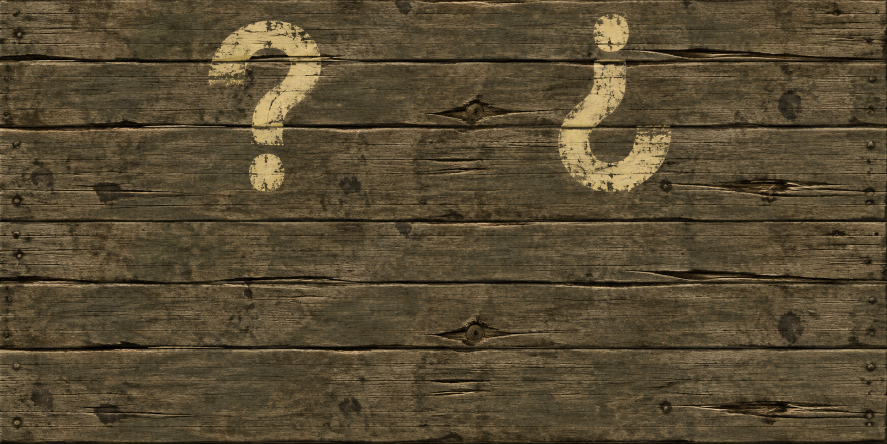
#> input picture models/mysterybox/wood-atlas-v2.png, 1774 x 887 px (shown at 1/2 size)
$ python build_mysterybox.py
#> lines starting #> are read from the running program, lines starting #| are printed output that depends on the picture
from pathlib import Path
import math,json,struct,io
import numpy as np
from PIL import Image,ImageDraw
ROOT=Path(__file__).resolve().parents[1]
OUT=Path(__file__).resolve().parent.parent
SRC=OUT/'source';TEX=SRC/'textures';TEX.mkdir(parents=True,exist_ok=True)
materials={};regions={};rng=np.random.default_rng(51)
def save_tex(name,im):
 im=im.convert('RGB').quantize(colors=256,method=Image.Quantize.MEDIANCUT)
 im.save(TEX/(name+'.bmp'));im.convert('RGB').save(TEX/(name+'.png'));materials[name]=im.convert('RGB')
atlas=Image.open(OUT/'wood-atlas-v2.png').convert('RGB');w,h=atlas.size
#> further down, atlas is the input picture: PIL image 1774x887 RGB; mean R, G, B 87.1, 74.2, 50.7
#> after `w, h = atlas.size`: w = 1774; h = 887
save_tex('cabinet',atlas.crop((0,0,w,h//2)).resize((256,128),Image.Resampling.LANCZOS))
#> in save_tex, `im=im.convert('RGB').quantize(colors=256,method=Image.Quantize.MEDIANC..`:
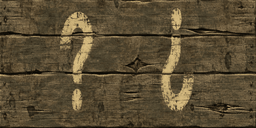
#> im: PIL image 256x128 P; mean R, G, B 90.5, 77.2, 52.5
wood=atlas.crop((0,h//2,w,h)).resize((256,128),Image.Resampling.LANCZOS)
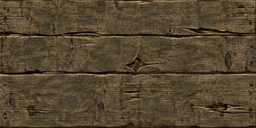
#> wood: PIL image 256x128 RGB; mean R, G, B 83.9, 71.4, 49
save_tex('sides',wood);save_tex('rear',wood)
details=Image.new('RGB',(256,256),(60,59,49));d=ImageDraw.Draw(details)
#> after `details = Image.new('RGB', (256, 256), (60, 59, 49))`:
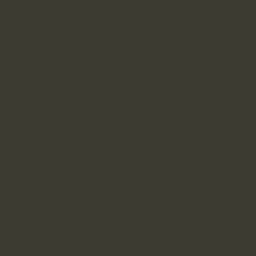
#> details: PIL image 256x256 RGB; mean R, G, B 60, 59, 49
for name,rect,col in [('metal',(2,2,61,61),(82,85,73)),('dark',(66,2,125,61),(29,31,27)),('red',(130,2,189,61),(77,55,34)),('ivory',(194,2,253,61),(110,89,59)),('black',(2,66,61,125),(22,25,22))]:
 regions[name]=rect;d.rectangle(rect,fill=col)
 for i in range(300):
  x=int(rng.integers(rect[0]+1,rect[2]));y=int(rng.integers(rect[1]+1,rect[3]));v=int(rng.integers(-15,16));d.point((x,y),fill=tuple(max(0,min(255,c+v)) for c in col))
 d.line((rect[0],rect[1],rect[2],rect[1]),fill=tuple(c+25 for c in col))
#> after the loop, regions = {'metal': (2, 2, 61, 61), 'dark': (66, 2, 125, 61), 'red': (130, 2, 189, 61), 'ivory': (194, 2, 253, 61), 'black': (2, 66, 61, 125)}
save_tex('details',details)
#> call 4 of save_tex, with name = 'details'
#> in save_tex (call 4), `im=im.convert('RGB').quantize(colors=256,method=Image.Quantize.MEDIANC..`:
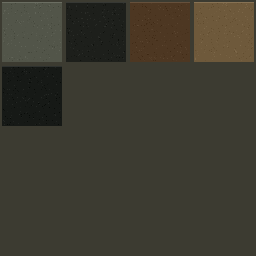
#> im: PIL image 256x256 P; mean R, G, B 61.2, 58.6, 47.5
tris=[];groups=[];current=''
def group(name):
 global current
 current=name
def tri(pts,uv,mat):
 p=np.array(pts,float);n=np.cross(p[1]-p[0],p[2]-p[0]);n/=np.linalg.norm(n)
 tris.append(dict(p=p.tolist(),uv=[list(t) for t in uv],n=n.tolist(),mat=mat,group=current))
def face(pts,mat='details',uv=None,tile_name='metal',normal=None):
#> called with mat = 'sides', tile_name = 'metal', normal = (0, -1, 0)
 pts=[list(p) for p in pts]
 if uv is None:
  x0,y0,x1,y1=regions[tile_name];u0=(x0+2)/256;u1=(x1-2)/256;v0=1-(y1-2)/256;v1=1-(y0+2)/256
  uv=[(u0,v0),(u1,v0),(u1,v1),(u0,v1)] if len(pts)==4 else [(u0,v0),(u1,v0),(u1,v1)]
 if normal is not None and np.dot(np.cross(np.subtract(pts[1],pts[0]),np.subtract(pts[2],pts[0])),normal)<0:
  pts.reverse();uv=list(reversed(uv))
 for i in range(1,len(pts)-1):tri([pts[0],pts[i],pts[i+1]],[uv[0],uv[i],uv[i+1]],mat)
def box(name,x0,x1,y0,y1,z0,z1,tile_name='metal',front_tile=None):
 group(name)
 face([(x0,y0,z0),(x1,y0,z0),(x1,y0,z1),(x0,y0,z1)],tile_name=front_tile or tile_name,normal=(0,-1,0))
 face([(x1,y1,z0),(x0,y1,z0),(x0,y1,z1),(x1,y1,z1)],tile_name=tile_name,normal=(0,1,0))
 face([(x0,y1,z0),(x0,y0,z0),(x0,y0,z1),(x0,y1,z1)],tile_name=tile_name,normal=(-1,0,0))
 face([(x1,y0,z0),(x1,y1,z0),(x1,y1,z1),(x1,y0,z1)],tile_name=tile_name,normal=(1,0,0))
 face([(x0,y0,z1),(x1,y0,z1),(x1,y1,z1),(x0,y1,z1)],tile_name=tile_name,normal=(0,0,1))
 face([(x0,y1,z0),(x1,y1,z0),(x1,y0,z0),(x0,y0,z0)],tile_name=tile_name,normal=(0,0,-1))


def timber(name,x0,x1,y0,y1,z0,z1,top='sides'):
 group(name)
 face([(x0,y0,z0),(x1,y0,z0),(x1,y0,z1),(x0,y0,z1)],'sides',[(0,0),(1,0),(1,1),(0,1)],normal=(0,-1,0))
 face([(x1,y1,z0),(x0,y1,z0),(x0,y1,z1),(x1,y1,z1)],'rear',[(0,0),(1,0),(1,1),(0,1)],normal=(0,1,0))
 for x,n in [(x0,(-1,0,0)),(x1,(1,0,0))]:
  face([(x,y0,z0),(x,y1,z0),(x,y1,z1),(x,y0,z1)],'sides',[(0,0),(.45,0),(.45,1),(0,1)],normal=n)
 face([(x0,y0,z1),(x1,y0,z1),(x1,y1,z1),(x0,y1,z1)],top,[(0,0),(1,0),(1,1),(0,1)],normal=(0,0,1))
 face([(x0,y1,z0),(x1,y1,z0),(x1,y0,z0),(x0,y0,z0)],tile_name='dark',normal=(0,0,-1))
timber('wooden_chest',-37,37,-15,15,2,25)
box('lid_seam',-37.3,37.3,-15.3,15.3,25,25.7,'dark')
timber('closed_lid',-38,38,-16,16,25.7,30,'cabinet')
for x in (-30,30):
 box('front_iron_strap',x-1.6,x+1.6,-15.6,-14.9,2,25,'metal')
 box('back_iron_strap',x-1.6,x+1.6,14.9,15.6,2,25,'metal')
 box('lid_iron_band',x-1.6,x+1.6,-16.4,16.4,30,30.6,'metal')
 box('lid_front_strap',x-1.6,x+1.6,-16.5,-15.9,25.7,30.6,'metal')
 box('rear_hinge',x-2.2,x+2.2,15.4,16.8,23,28,'metal')
 box('foot_skid',x-3,x+3,-15.5,15.5,0,2.2,'dark')
#> this loop made 2 passes
box('latch_backplate',-2.5,2.5,-16.1,-15,19.5,25,'dark')
box('lid_latch',-1.7,1.7,-17,-15.8,22,28,'metal')
box('latch_slot',-.55,.55,-17.15,-16.9,22.7,24,'black')
for side in (-1,1):
 x0,x1=sorted((side*37,side*38.8))
 for y in (-5,5):box('handle_bracket',x0,x1,y-1,y+1,13,18,'metal')
 x0,x1=sorted((side*39,side*40.5))
 box('carry_handle',x0,x1,-6,6,13,14.6,'metal')
 for y in (-5,5):
  x0,x1=sorted((side*37.8,side*40.5));box('handle_arm',x0,x1,y-.7,y+.7,14,16,'metal')
#> this loop made 2 passes
# Widen the chest by 20 percent, retaining its depth and height.
for t in tris:
 for p in t['p']:p[0]*=1.2

# All geometry has one root bone, ground-origin and flat face normals.
(SRC/'mesh.json').write_text(json.dumps({'triangles':tris,'regions':regions}),encoding='utf8')
smd=['version 1','nodes','0 "root" -1','end','skeleton','time 0','0 0 0 0 0 0 0','end','triangles']
for t in tris:
 smd.append(t['mat']+'.bmp')
 for p,uv in zip(t['p'],t['uv']):smd.append('0 '+' '.join(f'{v:.6f}' for v in p+t['n']+uv))
smd.append('end');(SRC/'mysterybox_reference.smd').write_text('\n'.join(smd)+'\n')
(SRC/'idle.smd').write_text('version 1\nnodes\n0 "root" -1\nend\nskeleton\ntime 0\n0 0 0 0 0 0 0\ntime 1\n0 0 0 0 0 0 0\nend\n')
(SRC/'mysterybox.qc').write_text('''// Original Half-Life inspired MysteryBox prop. Units match GoldSrc.
$modelname "../svencoop_addon/models/zombies/mysterybox_hl1.mdl"
$cd "."
$cdtexture "textures"
$scale 1.0
$body "body" "mysterybox_reference"
$sequence "idle" "idle" fps 1 loop
$bbox -49 -18 0 49 18 31
$cbox -49 -18 0 49 18 31
$eyeposition 0 -16 48
''')
(OUT/'svencoop_addon/models/zombies').mkdir(parents=True,exist_ok=True)
obj=['# Original HL1-inspired MysteryBox; Z up; front is -Y; dimensions in GoldSrc units','mtllib mysterybox.mtl']
idx=1
for t in tris:
 obj.extend('v '+' '.join(f'{v:.6f}' for v in p) for p in t['p'])
 obj.extend('vt '+' '.join(f'{v:.6f}' for v in uv) for uv in t['uv'])
 obj.append('vn '+' '.join(f'{v:.6f}' for v in t['n']))
 obj.append('g '+t['group']);obj.append('usemtl '+t['mat']);ni=(idx+2)//3
 obj.append('f '+' '.join(f'{i}/{i}/{ni}' for i in range(idx,idx+3)));idx+=3
(SRC/'mysterybox.obj').write_text('\n'.join(obj)+'\n')
(SRC/'mysterybox.mtl').write_text('\n'.join(f'newmtl {m}\nKa 0.4 0.4 0.4\nKd 1 1 1\nKs 0 0 0\nd 1\nillum 1\nmap_Kd textures/{m}.png\n' for m in materials))

# Standalone embedded GLB, native Y-up metres (1 GoldSrc unit = 1 inch).
blob=bytearray();views=[];access=[]
def buf(data,target=None):
 while len(blob)%4:blob.append(0)
 o=len(blob);blob.extend(data);v={'buffer':0,'byteOffset':o,'byteLength':len(data)}
 if target:v['target']=target
 views.append(v);return len(views)-1
def acc(arr,typ,target=34962):
 arr=np.asarray(arr,dtype='<f4');v=buf(arr.tobytes(),target);a={'bufferView':v,'componentType':5126,'count':len(arr),'type':typ}
 if typ=='VEC3':a.update(min=arr.min(axis=0).tolist(),max=arr.max(axis=0).tolist())
 access.append(a);return len(access)-1
primitives=[];images=[];mats=[];textures=[]
for mi,(name,im) in enumerate(materials.items()):
 ts=[t for t in tris if t['mat']==name]
 ps=[(p[0]*.0254,p[2]*.0254,-p[1]*.0254) for t in ts for p in t['p']]
 ns=[(t['n'][0],t['n'][2],-t['n'][1]) for t in ts for _ in range(3)]
 uvs=[(uv[0],1-uv[1]) for t in ts for uv in t['uv']]
 primitives.append({'attributes':{'POSITION':acc(ps,'VEC3'),'NORMAL':acc(ns,'VEC3'),'TEXCOORD_0':acc(uvs,'VEC2')},'material':mi,'mode':4})
 bb=io.BytesIO();im.save(bb,format='PNG');images.append({'bufferView':buf(bb.getvalue()),'mimeType':'image/png','name':name})
 textures.append({'source':mi,'sampler':0});mats.append({'name':name,'pbrMetallicRoughness':{'baseColorTexture':{'index':mi},'metallicFactor':0,'roughnessFactor':1},'doubleSided':False})
#> this loop made 4 passes
#> name on passes 1 to 4: 'cabinet', 'sides', 'rear', 'details'
gltf={'asset':{'version':'2.0','generator':'Original MysteryBox mesh builder'},'scene':0,'scenes':[{'nodes':[0]}],'nodes':[{'mesh':0,'name':'MysteryBox_HL1'}],'meshes':[{'primitives':primitives}],'materials':mats,'textures':textures,'images':images,'samplers':[{'magFilter':9728,'minFilter':9728,'wrapS':33071,'wrapT':33071}],'buffers':[{'byteLength':len(blob)}],'bufferViews':views,'accessors':access}
j=json.dumps(gltf,separators=(',',':')).encode();j+=b' '*((-len(j))%4);blob+=b'\0'*((-len(blob))%4)
glb=struct.pack('<4sII',b'glTF',2,12+8+len(j)+8+len(blob))+struct.pack('<I4s',len(j),b'JSON')+j+struct.pack('<I4s',len(blob),b'BIN\0')+blob
(OUT/'mysterybox_hl1.glb').write_bytes(glb)
stats={'triangles':len(tris),'vertices_unwelded':len(tris)*3,'materials':{k:list(v.size) for k,v in materials.items()},'bounds':[np.min([p for t in tris for p in t['p']],axis=0).tolist(),np.max([p for t in tris for p in t['p']],axis=0).tolist()]}
(OUT/'model-stats.json').write_text(json.dumps(stats,indent=2));print(json.dumps(stats))
#| {"triangles": 336, "vertices_unwelded": 1008, "materials": {"cabinet": [256, 128], "sides": [256, 128], "rear": [256, 128], "details": [256, 256]}, "bounds": [[-48.6, -17.15, 0.0], [48.6, 16.8, 30.6]]}

$ run again, with models/mysterybox/lid-art.png copied over models/mysterybox/wood-atlas-v2.png
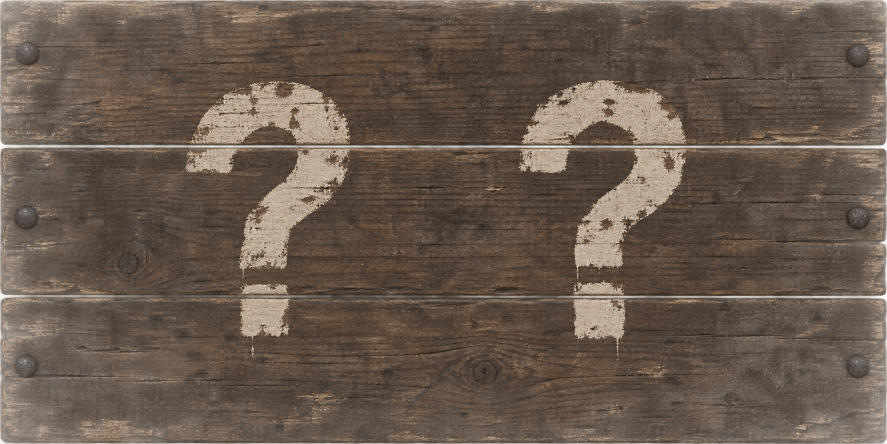
#> input picture models/mysterybox/lid-art.png, 1774 x 887 px (shown at 1/2 size)
#> in save_tex, `im=im.convert('RGB').quantize(colors=256,method=Image.Quantize.MEDIANC..`:
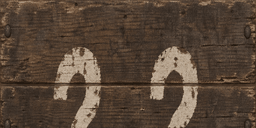
#> im: PIL image 256x128 P; mean R, G, B 87.8, 70.8, 56.7
#> `wood=atlas.crop((0,h//2,w,h)).resize((256,128),Image.Resampling.LANCZOS)`:
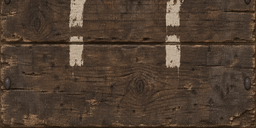
#> wood: PIL image 256x128 RGB; mean R, G, B 79.6, 62.8, 49.3
#> after the loop `for name,rect,col in [('metal',(2,2,61,61),(82,85,73)),('dark',(66,2,1..`: regions = {'metal': (2, 2, 61, 61), 'dark': (66, 2, 125, 61), 'red': (130, 2, 189, 61), 'ivory': (194, 2, 253, 61), 'black': (2, 66, 61, 125)}
#> im: PIL image 256x256 P
#> the loop `for x in (-30,30):` made 2 passes
#> the loop `for side in (-1,1):` made 2 passes
#> the loop `for mi,(name,im) in enumerate(materials.items()):` made 4 passes
#> name on passes 1 to 4: 'cabinet', 'sides', 'rear', 'details'
#| {"triangles": 336, "vertices_unwelded": 1008, "materials": {"cabinet": [256, 128], "sides": [256, 128], "rear": [256, 128], "details": [256, 256]}, "bounds": [[-48.6, -17.15, 0.0], [48.6, 16.8, 30.6]]}
